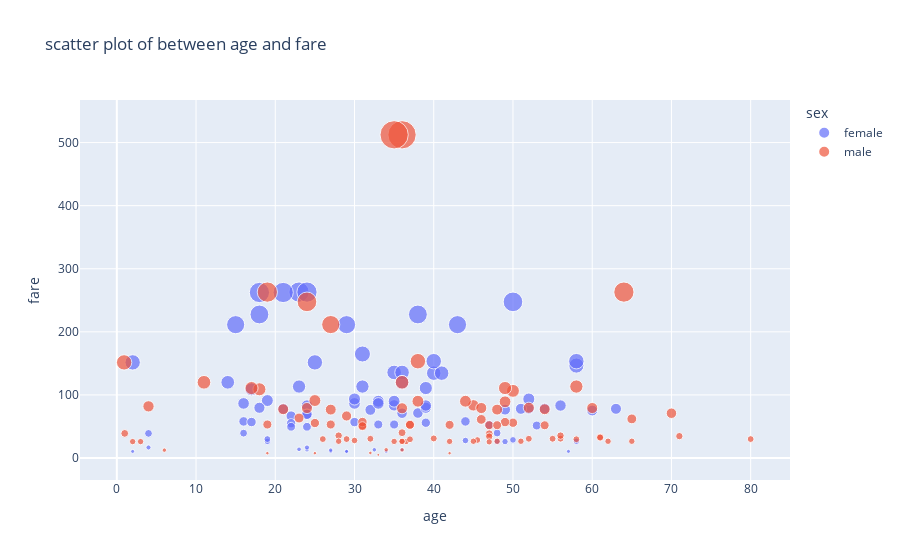

The cell this chart's notebook holds for it:
### Code cell
df.dropna(inplace=True)
fig = px.scatter(df , x = 'age' , y = 'fare', size = 'fare' ,color = 'sex' , title = 'scatter plot of between age and fare')
fig.show()
fig.write_image('bubble_plot.png' ,width= 900 , height= 600 , scale = 3)
